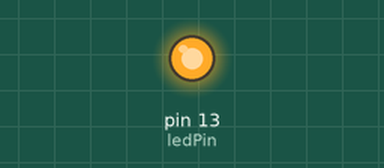
Bench run of a sketch on a simulated Arduino Uno, built with avr-gcc and run on an emulated ATmega328P. Parts: output pins drawn as LEDs (lit = HIGH). Random numbers use the default seed unless the sketch sets one.

Above: at 0.1 s.
At 30.1 s:
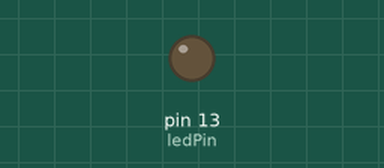
Timing chart, 0 to 40.0 s (numbered marks = the images above):
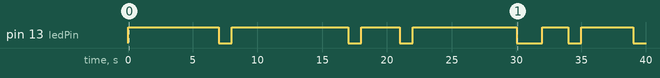

The sketch:

Random_Blinking.ino
```cpp
int ledPin = 13;

void setup() {
  pinMode(ledPin, OUTPUT);
}

void loop() {

  for (int i = 0; i < 10; i++) {

    int sec = random(10);
    sec = sec * 1000;

    digitalWrite(ledPin, HIGH);
    delay(sec);
    digitalWrite(ledPin, LOW);
    delay(1000);
  }
}
```

Measured:
- by itself, pin 13 (ledPin): LOW → HIGH at 0.00 s, → LOW 7.0 s later, → HIGH 1.0 s later, → LOW 9.0 s later, … (12 changes in this stretch)
